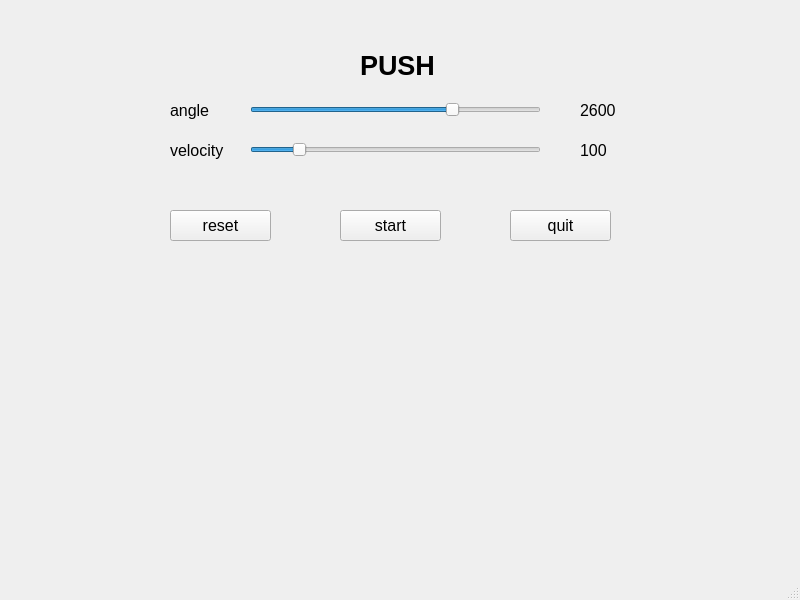
<?xml version="1.0" encoding="UTF-8"?>
<ui version="4.0">
 <class>ThirdLayoutPushWindow</class>
 <widget class="QMainWindow" name="ThirdLayoutPushWindow">
  <property name="geometry">
   <rect>
    <x>0</x>
    <y>0</y>
    <width>800</width>
    <height>600</height>
   </rect>
  </property>
  <property name="windowTitle">
   <string>MainWindow</string>
  </property>
  <widget class="QWidget" name="centralwidget">
   <widget class="QLabel" name="velocityLabel">
    <property name="geometry">
     <rect>
      <x>170</x>
      <y>140</y>
      <width>61</width>
      <height>21</height>
     </rect>
    </property>
    <property name="font">
     <font>
      <family>Tahoma</family>
      <pointsize>12</pointsize>
     </font>
    </property>
    <property name="text">
     <string>velocity</string>
    </property>
   </widget>
   <widget class="QLabel" name="velocityVal">
    <property name="geometry">
     <rect>
      <x>580</x>
      <y>140</y>
      <width>61</width>
      <height>21</height>
     </rect>
    </property>
    <property name="font">
     <font>
      <family>Tahoma</family>
      <pointsize>12</pointsize>
     </font>
    </property>
    <property name="text">
     <string>100</string>
    </property>
   </widget>
   <widget class="QSlider" name="angleSlider">
    <property name="geometry">
     <rect>
      <x>250</x>
      <y>100</y>
      <width>291</width>
      <height>20</height>
     </rect>
    </property>
    <property name="minimum">
     <number>2194</number>
    </property>
    <property name="maximum">
     <number>2770</number>
    </property>
    <property name="value">
     <number>2600</number>
    </property>
    <property name="orientation">
     <enum>Qt::Horizontal</enum>
    </property>
   </widget>
   <widget class="QPushButton" name="startButton">
    <property name="geometry">
     <rect>
      <x>340</x>
      <y>210</y>
      <width>101</width>
      <height>31</height>
     </rect>
    </property>
    <property name="font">
     <font>
      <family>Tahoma</family>
      <pointsize>12</pointsize>
     </font>
    </property>
    <property name="text">
     <string>start</string>
    </property>
   </widget>
   <widget class="QPushButton" name="quitButton">
    <property name="geometry">
     <rect>
      <x>510</x>
      <y>210</y>
      <width>101</width>
      <height>31</height>
     </rect>
    </property>
    <property name="font">
     <font>
      <family>Tahoma</family>
      <pointsize>12</pointsize>
     </font>
    </property>
    <property name="text">
     <string>quit</string>
    </property>
   </widget>
   <widget class="QLabel" name="angleVal">
    <property name="geometry">
     <rect>
      <x>580</x>
      <y>100</y>
      <width>41</width>
      <height>21</height>
     </rect>
    </property>
    <property name="font">
     <font>
      <family>Tahoma</family>
      <pointsize>12</pointsize>
     </font>
    </property>
    <property name="text">
     <string>2600</string>
    </property>
   </widget>
   <widget class="QLabel" name="titleLabel">
    <property name="geometry">
     <rect>
      <x>360</x>
      <y>50</y>
      <width>81</width>
      <height>31</height>
     </rect>
    </property>
    <property name="font">
     <font>
      <family>Tahoma</family>
      <pointsize>20</pointsize>
      <weight>75</weight>
      <bold>true</bold>
     </font>
    </property>
    <property name="text">
     <string>PUSH</string>
    </property>
   </widget>
   <widget class="QLabel" name="angleLabel">
    <property name="geometry">
     <rect>
      <x>170</x>
      <y>100</y>
      <width>41</width>
      <height>21</height>
     </rect>
    </property>
    <property name="font">
     <font>
      <family>Tahoma</family>
      <pointsize>12</pointsize>
     </font>
    </property>
    <property name="text">
     <string>angle</string>
    </property>
   </widget>
   <widget class="QPushButton" name="resetButton">
    <property name="geometry">
     <rect>
      <x>170</x>
      <y>210</y>
      <width>101</width>
      <height>31</height>
     </rect>
    </property>
    <property name="font">
     <font>
      <family>Tahoma</family>
      <pointsize>12</pointsize>
     </font>
    </property>
    <property name="text">
     <string>reset</string>
    </property>
   </widget>
   <widget class="QSlider" name="velocitySlider">
    <property name="geometry">
     <rect>
      <x>250</x>
      <y>140</y>
      <width>291</width>
      <height>20</height>
     </rect>
    </property>
    <property name="minimum">
     <number>10</number>
    </property>
    <property name="maximum">
     <number>600</number>
    </property>
    <property name="value">
     <number>100</number>
    </property>
    <property name="orientation">
     <enum>Qt::Horizontal</enum>
    </property>
   </widget>
  </widget>
  <widget class="QMenuBar" name="menubar">
   <property name="geometry">
    <rect>
     <x>0</x>
     <y>0</y>
     <width>800</width>
     <height>21</height>
    </rect>
   </property>
  </widget>
  <widget class="QStatusBar" name="statusbar"/>
 </widget>
 <resources/>
 <connections/>
</ui>
